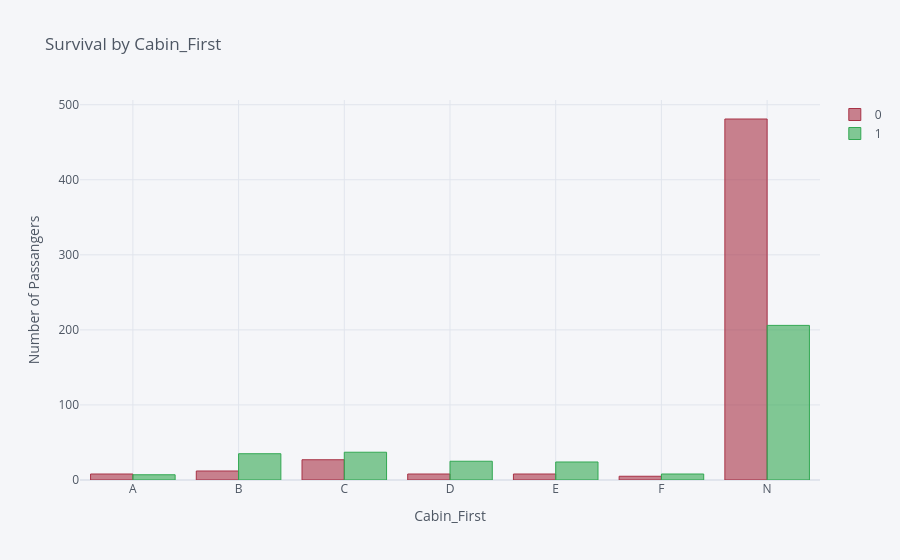

Notebook code for this chart:
### Code cell
hist_by_column("Cabin_First")

### Figure 1 — Plotly figure (JSON) as saved in the notebook; plotly's stock layout.template omitted (floating-point values rounded to 4 significant figures)
{"data": [{"marker": {"color": "rgba(168, 50, 70, 0.6)", "line": {"color": "rgba(168, 50, 70, 1.0)", "width": 1}}, "name": "0", "orientation": "v", "text": "", "type": "bar", "x": ["A", "B", "C", "D", "E", "F", "N"], "y": [8, 12, 27, 8, 8, 5, 481]}, {"marker": {"color": "rgba(50, 168, 82, 0.6)", "line": {"color": "rgba(50, 168, 82, 1.0)", "width": 1}}, "name": "1", "orientation": "v", "text": "", "type": "bar", "x": ["A", "B", "C", "D", "E", "F", "N"], "y": [7, 35, 37, 25, 24, 8, 206]}], "layout": {"legend": {"bgcolor": "#F5F6F9", "font": {"color": "#4D5663"}}, "paper_bgcolor": "#F5F6F9", "plot_bgcolor": "#F5F6F9", "title": {"font": {"color": "#4D5663"}, "text": "Survival by Cabin_First"}, "xaxis": {"gridcolor": "#E1E5ED", "showgrid": true, "tickfont": {"color": "#4D5663"}, "title": {"font": {"color": "#4D5663"}, "text": "Cabin_First"}, "zerolinecolor": "#E1E5ED"}, "yaxis": {"gridcolor": "#E1E5ED", "showgrid": true, "tickfont": {"color": "#4D5663"}, "title": {"font": {"color": "#4D5663"}, "text": "Number of Passangers"}, "zerolinecolor": "#E1E5ED"}}}
